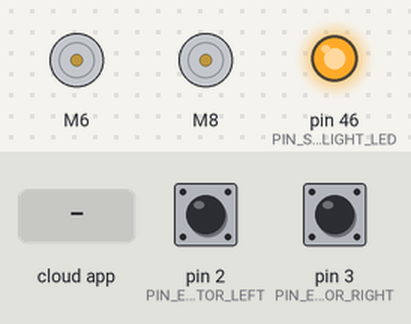
The sketch below on a simulated Arduino Mega 2560, built with avr-gcc and run on an emulated ATmega2560. On the bench: 2 × DC motor (green arrow = forward, orange = backward, longer = faster), output pins drawn as LEDs (lit = HIGH). Inputs (shaded band) come from the test bench; at power-on: pin 2 (PIN_ENCOD_A_MOTOR_LEFT) HIGH, pin 3 (PIN_ENCOD_A_MOTOR_RIGHT) HIGH. The ROS host is connected and sends only what is stated.

Above: at 1.2 s.
1.3 s: the phone or cloud app sets angular.z to -100
At 2.0 s:
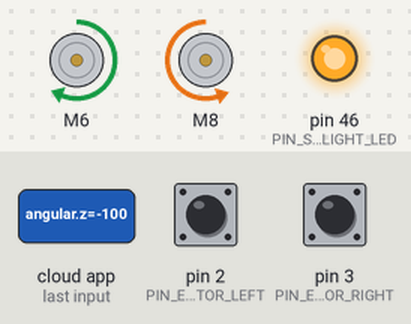
3.8 s: the phone or cloud app sets linear.x to 0
At 5.5 s:
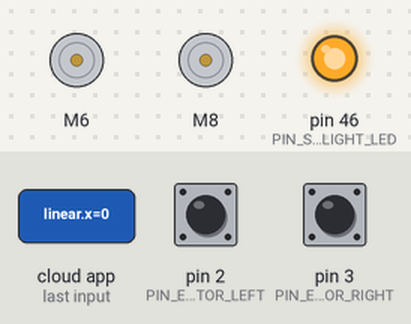
6.3 s: the phone or cloud app sets linear.x to -100
At 6.9 s:
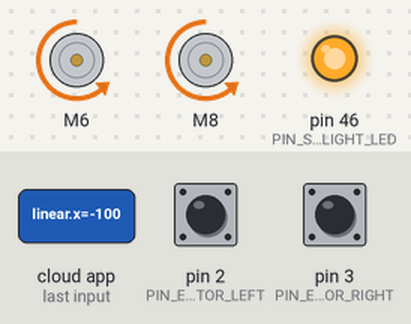
8.8 s: the phone or cloud app sets linear.x to 100
At 9.6 s:
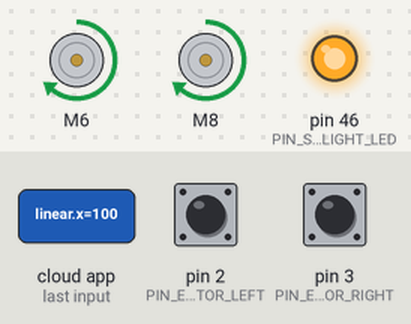
Timing chart, 0 to 11.8 s (numbered marks = the images above; inputs shaded):
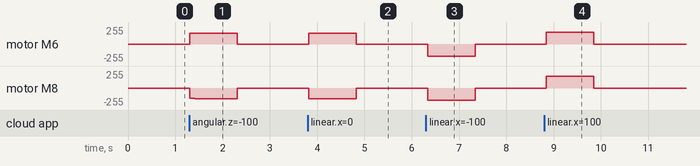

Measured:
- after the input at 1.3 s, motor M6: stopped → forward 162/255 at once, → stopped 1.0 s later; motor M8: stopped → backward 157/255 at once, → backward 158/255 0.10 s later, → stopped 0.91 s later
- after the input at 3.8 s, motor M6: stopped → forward 164/255 at once, → forward 165/255 0.40 s later, → stopped 0.60 s later; motor M8: stopped → backward 160/255 at once, → backward 161/255 0.50 s later, → stopped 0.51 s later
- after the input at 6.3 s, motor M6, motor M8: stopped → backward 180/255 at once, → stopped 1.0 s later
- after the input at 8.8 s, motor M6, motor M8: stopped → forward 180/255 at once, → stopped 1.0 s later

The sketch:

Code_Robot.ino
```cpp
#include "CytronMotorDriver.h"
#include <Wire.h>
#include <PID_v1.h>
#include <ros.h>
#include <std_msgs/String.h>
#include <geometry_msgs/Vector3Stamped.h>
#include <geometry_msgs/Twist.h>
#include <ros/time.h>

//initializing all the variables
#define RAD_PER_ROUND 2*PI
#define LOOPTIME 100                       //Looptime in millisecond
#define MILLI 0.001
const byte noCommLoopMax = 10;            //number of main loops the robot will execute without communication before stopping
unsigned int noCommLoops = 0;             //main loop without communication counter

const int PIN_ENCOD_A_MOTOR_LEFT = 2;     //A channel for encoder of left motor
const int PIN_ENCOD_B_MOTOR_LEFT = 4;     //B channel for encoder of left motor

const int PIN_ENCOD_A_MOTOR_RIGHT = 3;    //A channel for encoder of right motor
const int PIN_ENCOD_B_MOTOR_RIGHT = 5;    //B channel for encoder of right motor

const int PIN_SIDE_LIGHT_LED = 46;        //Side light blinking led pin

CytronMD motor1L(PWM_DIR, 6, 7);          // PWM 1A = Pin 3, PWM 1B = Pin 9.
CytronMD motor1R(PWM_DIR, 8, 9);          // PWM 2A = Pin 10, PWM 2B = Pin 11.

//--- Robot-specific constants ---
const double radius = 0.152/2;            //Wheel radius, in m
const double wheelbase = 0.35;            //Wheelbase, in m
const double encoder_cpr = 500;           //Encoder ticks or counts per rotation
const double gear_ratio = 5500/50;
const double max_speed = 0.28;             //Max speed in m/s
const double pwm_per_speed_left = 631.59;    //Ratio to convert speed (in m/s) to PWM value. It was obtained by plotting the wheel speed in relation to the PWM motor command (the value is the slope of the linear function).
const double min_pwm_cmd_left = 1.6497;      //(min_speed_cmd/speed_to_pwm_ratio) is the minimum command value needed for the motor to start moving. This value was obtained by plotting the wheel speed in relation to the PWM motor command (the value is the constant of the linear function).
const double pwm_per_speed_right = 608.62;
const double min_pwm_cmd_right = 3.4386;
const int encodertreshould = 5;
const int MAX_PWM_LEFT = 180;
const int MAX_PWM_RIGHT = 180;

// PID Parameters
const double PID_left_param[] = { 0.45, 0.01, 0 };  //Respectively Kp, Ki and Kd for left motor PID
const double PID_right_param[] = { 0.45, 0.01, 0 }; //Respectively Kp, Ki and Kd for right motor PID
//--------------------------------

const double real_encoder_cpr = encoder_cpr*gear_ratio;
const double encoder_to_dist = (RAD_PER_ROUND*radius)/(MILLI*real_encoder_cpr);

double speed_req = 0;                     //Desired linear speed for the robot, in m/s
double angular_speed_req = 0;             //Desired angular speed for the robot, in rad/s

double speed_req_left = 0;                //Desired speed for left wheel in m/s
double speed_act_left = 0;                //Actual speed for left wheel in m/s
double speed_cmd_left = 0;                //Command speed for left wheel in m/s

double speed_req_right = 0;               //Desired speed for right wheel in m/s
double speed_act_right = 0;               //Actual speed for right wheel in m/s
double speed_cmd_right = 0;               //Command speed for right wheel in m/s

int PWM_leftMotor = 0;                    //PWM command for left motor
int PWM_rightMotor = 0;                   //PWM command for right motor

unsigned long lastMilli = 0;
unsigned long delta_time = 0;

volatile float pos_left = 0;              //Left motor encoder position
volatile float pos_right = 0;             //Right motor encoder position

PID PID_leftMotor(&speed_act_left, &speed_cmd_left, &speed_req_left, PID_left_param[0], PID_left_param[1], PID_left_param[2], DIRECT);          //Setting up the PID for left motor
PID PID_rightMotor(&speed_act_right, &speed_cmd_right, &speed_req_right, PID_right_param[0], PID_right_param[1], PID_right_param[2], DIRECT);   //Setting up the PID for right motor

const int lightIncNumber = 30;                                                                                                                                       //Number of lightIncrements for side light blinking
int lightInc = 0;                                                                                                                                                    //Init increment for side light blinking
int lightValue [lightIncNumber]= { 10, 40, 80, 160, 255, 255, 255, 255, 255, 255, 255, 255, 255, 255, 255, 255, 255, 255, 160, 80, 40, 10, 0, 0, 0, 0, 0, 0, 0, 0 }; //side light increment values
int lightValueNoComm [25]= { 255, 0, 255, 0, 255, 0, 0, 0, 0, 0, 0, 0, 0, 0, 0, 0, 0, 0, 0, 0, 0, 0, 0, 0, 0 }; //side light increment values
int lightT = 0; //init light period

ros::NodeHandle nh;

//function that will be called when receiving command from host
void handle_cmd (const geometry_msgs::Twist& cmd_vel) {
  noCommLoops = 0;                                                  //Reset the counter for number of main loops without communication

  speed_req = cmd_vel.linear.x;                                     //Extract the commanded linear speed from the message

  angular_speed_req = cmd_vel.angular.z;                            //Extract the commanded angular speed from the message

  speed_req_left = speed_req - angular_speed_req*(wheelbase/2);     //Calculate the required speed for the left motor to comply with commanded linear and angular speeds
  speed_req_right = speed_req + angular_speed_req*(wheelbase/2);    //Calculate the required speed for the right motor to comply with commanded linear and angular speeds
}

ros::Subscriber<geometry_msgs::Twist> cmd_vel("cmd_vel", handle_cmd);   //create a subscriber to ROS topic for velocity commands (will execute "handle_cmd" function when receiving data)
geometry_msgs::Vector3Stamped speed_msg;                                //create a "speed_msg" ROS message
ros::Publisher speed_pub("speed", &speed_msg);                          //create a publisher to ROS topic "speed" using the "speed_msg" type

//__________________________________________________________________________

void setup() {

  pinMode(PIN_SIDE_LIGHT_LED, OUTPUT);      //set pin for side light leds as output
  analogWrite(PIN_SIDE_LIGHT_LED, 255);     //light up side lights

  nh.getHardware()->setBaud(115200);

  nh.initNode();                            //init ROS node
  //nh.getHardware()->setBaud(57600);         //set baud for ROS serial communication
  nh.subscribe(cmd_vel);                    //suscribe to ROS topic for velocity commands
  nh.advertise(speed_pub);                  //prepare to publish speed in ROS topic

  //setting motor speeds to zero
  motor1L.setSpeed(0);
  motor1R.setSpeed(0);

  //setting PID parameters
  PID_leftMotor.SetSampleTime(95);
  PID_rightMotor.SetSampleTime(95);
  PID_leftMotor.SetOutputLimits(-max_speed, max_speed);
  PID_rightMotor.SetOutputLimits(-max_speed, max_speed);
  PID_leftMotor.SetMode(AUTOMATIC);
  PID_rightMotor.SetMode(AUTOMATIC);

  // Define the rotary encoder for left motor
  pinMode(PIN_ENCOD_A_MOTOR_LEFT, INPUT_PULLUP);
  pinMode(PIN_ENCOD_B_MOTOR_LEFT, INPUT);
  digitalWrite(PIN_ENCOD_A_MOTOR_LEFT, HIGH);                // turn on pullup resistor
  digitalWrite(PIN_ENCOD_B_MOTOR_LEFT, HIGH);
  attachInterrupt(digitalPinToInterrupt(PIN_ENCOD_A_MOTOR_LEFT), encoderLeftMotor, RISING);

  // Define the rotary encoder for right motor
  pinMode(PIN_ENCOD_A_MOTOR_RIGHT, INPUT_PULLUP);
  pinMode(PIN_ENCOD_B_MOTOR_RIGHT, INPUT);
  digitalWrite(PIN_ENCOD_A_MOTOR_RIGHT, HIGH);                // turn on pullup resistor
  digitalWrite(PIN_ENCOD_B_MOTOR_RIGHT, HIGH);
  attachInterrupt(digitalPinToInterrupt(PIN_ENCOD_A_MOTOR_RIGHT), encoderRightMotor, RISING);
}

//_________________________________________________________________________

void loop() {
  nh.spinOnce();
  delta_time = millis()-lastMilli;
  if(delta_time >= LOOPTIME)
  {                                                                           // enter timed loop
    lastMilli = millis();

//    if (!nh.connected()){
//      analogWrite(PIN_SIDE_LIGHT_LED, lightValueNoComm[lightInc]);
//      lightInc=lightInc+1;
//      if (lightInc >= 25){
//        lightInc=0;
//      }
//    }
//    else{
//      analogWrite(PIN_SIDE_LIGHT_LED, lightValue [lightInc]);
//      lightT = 3000 - ((2625/max_speed)*((abs(speed_req_left)+abs(speed_req_right))/2));
//      lightInc=lightInc+(30/(lightT/delta_time));
//      if (lightInc >= lightIncNumber){
//        lightInc=0;
//      }
//    }

    if (abs(pos_left) < encodertreshould || PWM_leftMotor == 0){    //Avoid taking in account small disturbances
      speed_act_left = 0;
    }
    else {
      speed_act_left = abs(PWM_leftMotor)/PWM_leftMotor * pos_left*encoder_to_dist/delta_time;           // calculate speed of left wheel
    }

    if (abs(pos_right) < encodertreshould || PWM_rightMotor == 0){   //Avoid taking in account small disturbances
      speed_act_right = 0;
    }
    else {
      speed_act_right = abs(PWM_rightMotor)/PWM_rightMotor * pos_right*encoder_to_dist/delta_time;          // calculate speed of right wheel
    }

    pos_left = 0;
    pos_right = 0;

    speed_cmd_left = constrain(speed_cmd_left, -max_speed, max_speed);
    PID_leftMotor.Compute();
    // compute PWM value for left motor. Check constant definition comments for more information.
    PWM_leftMotor = constrain(speed_req_left*pwm_per_speed_left + sgn(speed_req_left)*min_pwm_cmd_left + speed_cmd_left*pwm_per_speed_left, -MAX_PWM_LEFT, MAX_PWM_LEFT);

    speed_cmd_right = constrain(speed_cmd_right, -max_speed, max_speed);
    PID_rightMotor.Compute();
    // compute PWM value for right motor. Check constant definition comments for more information.
    PWM_rightMotor = constrain(speed_req_right*pwm_per_speed_right + sgn(speed_req_right)*min_pwm_cmd_right + speed_cmd_right*pwm_per_speed_right, -MAX_PWM_RIGHT, MAX_PWM_RIGHT);

    if (noCommLoops >= noCommLoopMax) {                   //Stopping if too much time without command
      motor1L.setSpeed(0);
      motor1R.setSpeed(0);
    }
    else {                                                //Drive motor
      motor1L.setSpeed(PWM_leftMotor);
      motor1R.setSpeed(PWM_rightMotor);
    }

    if((millis()-lastMilli) >= LOOPTIME){         //write an error if execution time of the loop in longer than the specified looptime
      Serial.println(" TOO LONG ");
    }

    if (noCommLoops < noCommLoopMax){
      noCommLoops++;
    }

    publishSpeed(delta_time);   //Publish odometry on ROS topic
  }
  delay(1);
 }

//Publish function for odometry, uses a vector type message to send the data (message type is not meant for that but that's easier than creating a specific message type)
void publishSpeed(double time) {
  speed_msg.header.stamp = nh.now();      //timestamp for odometry data
  speed_msg.vector.x = speed_act_left;    //left wheel speed (in m/s)
  speed_msg.vector.y = speed_act_right;   //right wheel speed (in m/s)
  speed_msg.vector.z = time/1000;         //looptime, should be the same as specified in LOOPTIME (in s)
  speed_pub.publish(&speed_msg);
  nh.spinOnce();
  nh.loginfo("Publishing odometry");
}

//Left motor encoder counter
void encoderLeftMotor() {
  pos_left++;
}

//Right motor encoder counter
void encoderRightMotor() {
  pos_right++;
}

template <typename T> int sgn(T val) {
    return (T(0) < val) - (val < T(0));
}
```
